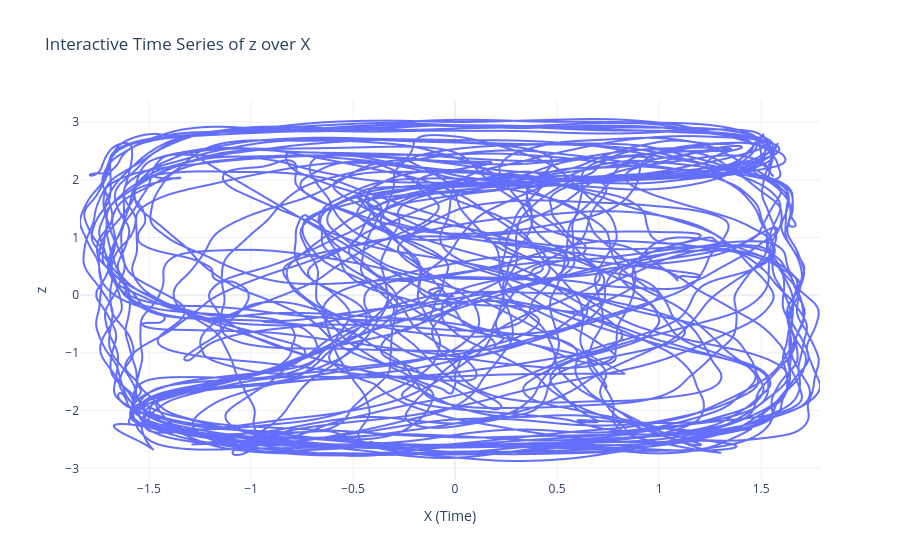

Notebook code cell kept with this figure:
### Code cell
plt.figure(figsize=(10, 6))
plt.plot(df['user.x'], marker='o', linestyle='-',color='blue')
plt.title('Walking Time Series')
plt.xlabel('X (Time)')
plt.ylabel('z')
plt.grid(True)
plt.show()

sns.set(style="whitegrid")
sns.lineplot(x='user.x', y='user.z', data=df, marker='o')
plt.title('Time Series of z over X')
plt.show()

fig = px.line(df, x='user.x', y='user.z', title='Interactive Time Series of z over X')

fig.update_layout(
    xaxis_title='X (Time)',
    yaxis_title='z',
    template='plotly_white'
)

fig.show()

# Plot path
plt.figure(figsize=(8, 6))
plt.plot(df['user.x'], df['user.z'], marker='o', linestyle='-', color='blue')
plt.title('2D Path of Movement')
plt.xlabel('X')
plt.ylabel('Z')
plt.grid(True)
plt.show()

plt.show()

### Figure 1 — Plotly figure (JSON) as saved in the notebook; plotly's stock layout.template omitted (floating-point values rounded to 4 significant figures; data arrays with more than 128 entries replaced by an {"elided": "..."} marker saying what was removed)
{"data": [{"hovertemplate": "user.x=%{x}<br>user.z=%{y}<extra></extra>", "legendgroup": "", "line": {"color": "#636efa", "dash": "solid"}, "marker": {"symbol": "circle"}, "mode": "lines", "name": "", "showlegend": false, "type": "scattergl", "x": {"elided": "13461 float values"}, "xaxis": "x", "y": {"elided": "13461 float values"}, "yaxis": "y"}], "layout": {"legend": {"tracegroupgap": 0}, "title": {"text": "Interactive Time Series of z over X"}, "xaxis": {"anchor": "y", "domain": [0, 1], "title": {"text": "X (Time)"}}, "yaxis": {"anchor": "x", "domain": [0, 1], "title": {"text": "z"}}}}
